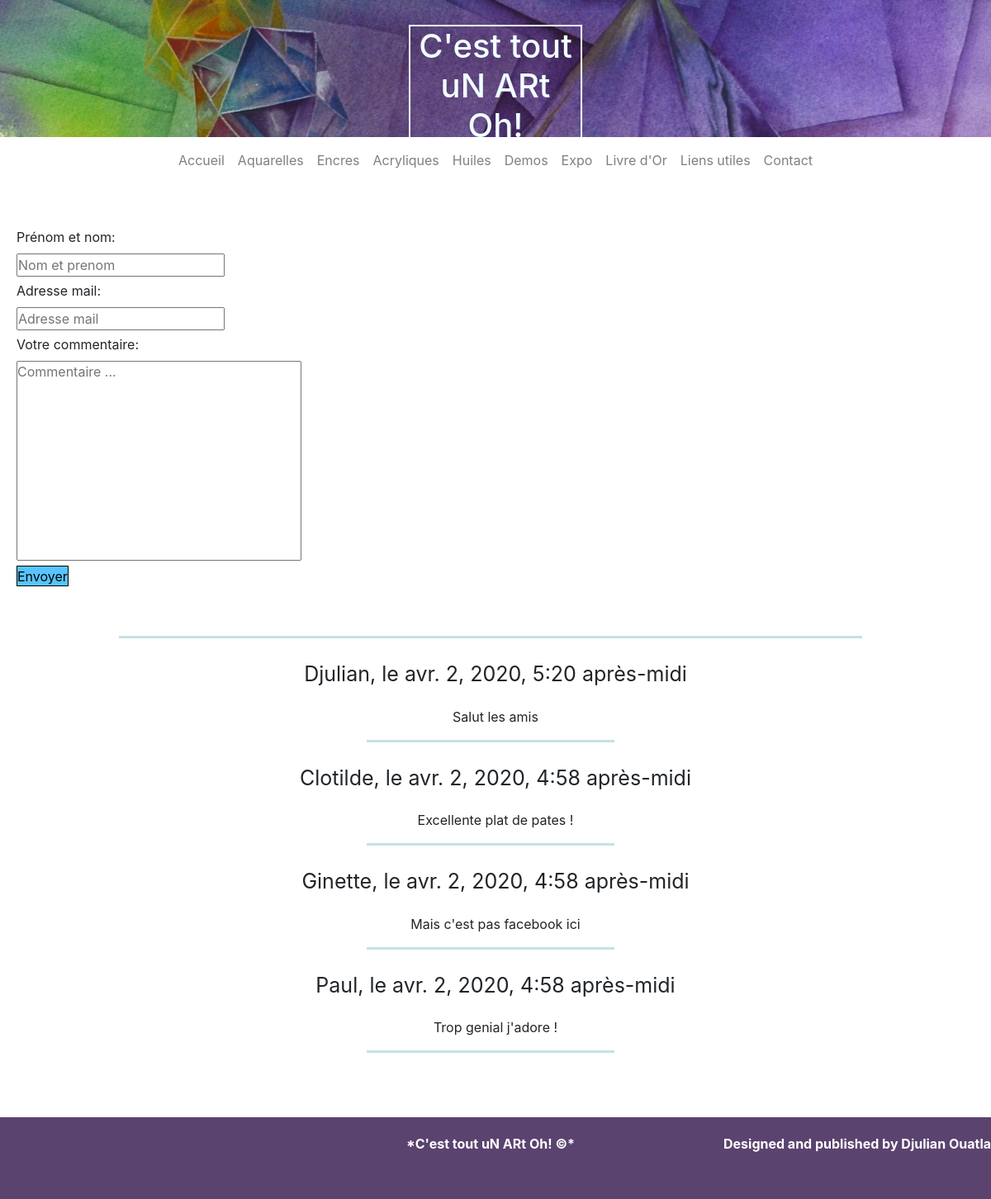
Page /guestbook/ on the committed database.
### guestbook/models.py (models this page shows, shortened)
class Commentaire(models.Model):
    date = models.DateTimeField(auto_now_add=True)
    name = models.CharField(max_length = 51)
    email = models.CharField(max_length = 51, blank=True)
    comment = models.CharField(max_length = 600)
    status = models.BooleanField(default = False)

### guestbook/views.py (the view)
# urls.py: path('guestbook/', renderGuestbook),
def renderGuestbook(request):
    rawData = Commentaire.objects.order_by('-date')
    return render(request, 'guestbook.html', {'comments': rawData})

### templates/guestbook.html (shortened to what this page needs)
{% extends 'index.html' %}
{% load static %}
{% block content %}
<link rel="stylesheet" href="{% static 'style/guestbook.css' %}">
<div class="input-container">
    <div class="form rowd-3">
        <form action="addMessage" method="GET" class="form">
            <label for="name">Prénom et nom:</label>
            <input type="text" id="name" name="name" placeholder="Nom et prenom" maxlength="50" required>
            <label for="adresse-mail">Adresse mail:</label>
            <input type="text" id="adresse-mail" name="email" placeholder="Adresse mail" maxlength="50">
            <label for="commentaire">Votre commentaire:</label><br>
            <textarea name="commentaire" id="commentaire" cols="32" rows="10" maxlength="600" placeholder="Commentaire ..." required></textarea>
            <button type="submit" id="button">Envoyer</button>
        </form>
    </div>
</div>
<div class="linebreak"></div>
<div class="comments-container">
    {% for comment in comments %}
        {% if comment.status %}
            <p id="name-comment">{{ comment.name }}, le {{comment.date}}</p>
            <p>{{ comment.comment }}</p>
            {% if not forloop.last %}
                <div class="linebreak-small"></div>
            {% endif %}
        {% endif %}
    {% endfor %}
</div>
{% endblock %}

### templates/style/style.css (style rules this page uses)
* { margin:0; padding:0; box-sizing:border-box; }
body { margin-left: 0px; margin-right: 0px; }

### templates/style/guestbook.css (style rules this page uses)
textarea { resize: none; }
@media only screen and (max-width: 1249px) { [class*="rowd-"] { width: 100%; } }
@media only screen and (max-width: 1249px) { .form { position: relative; float: left; padding-left: 10px; } }
.input-container { margin-top: 3em; height: 500px; width: 100%; }
.rowd-3 { width: 25%; }
.form label { margin-right: 5px; margin-top: 5px; }
.form button { background-color: rgb(87, 196, 255); border-style: solid; border-color: black; border-width: 1px; height: 25px; }
.linebreak { border-style: solid; border-top: 1px; border-color: rgb(197, 225, 227); width: 75%; margin-left: 12%; clear: both; }
.linebreak-small { border-style: solid; border-top: 1px; border-color: rgb(197, 225, 227); width: 25%; margin-left: 37%; }
.comments-container { text-align: center; }
.comments-container p { margin-top: 20px; }
#name-comment { margin-top: 25px; font-size: 25px; }

### rows in the picture
Commentaire: name "Djulian", date "avr. 2, 2020, 5:20 après-midi", comment "Salut les amis"
Commentaire: name "Clotilde", date "avr. 2, 2020, 4:58 après-midi", comment "Excellente plat de pates !"
Commentaire: name "Ginette", date "avr. 2, 2020, 4:58 après-midi", comment "Mais c'est pas facebook ici"
Commentaire: name "Paul", date "avr. 2, 2020, 4:58 après-midi", comment "Trop genial j'adore !"
